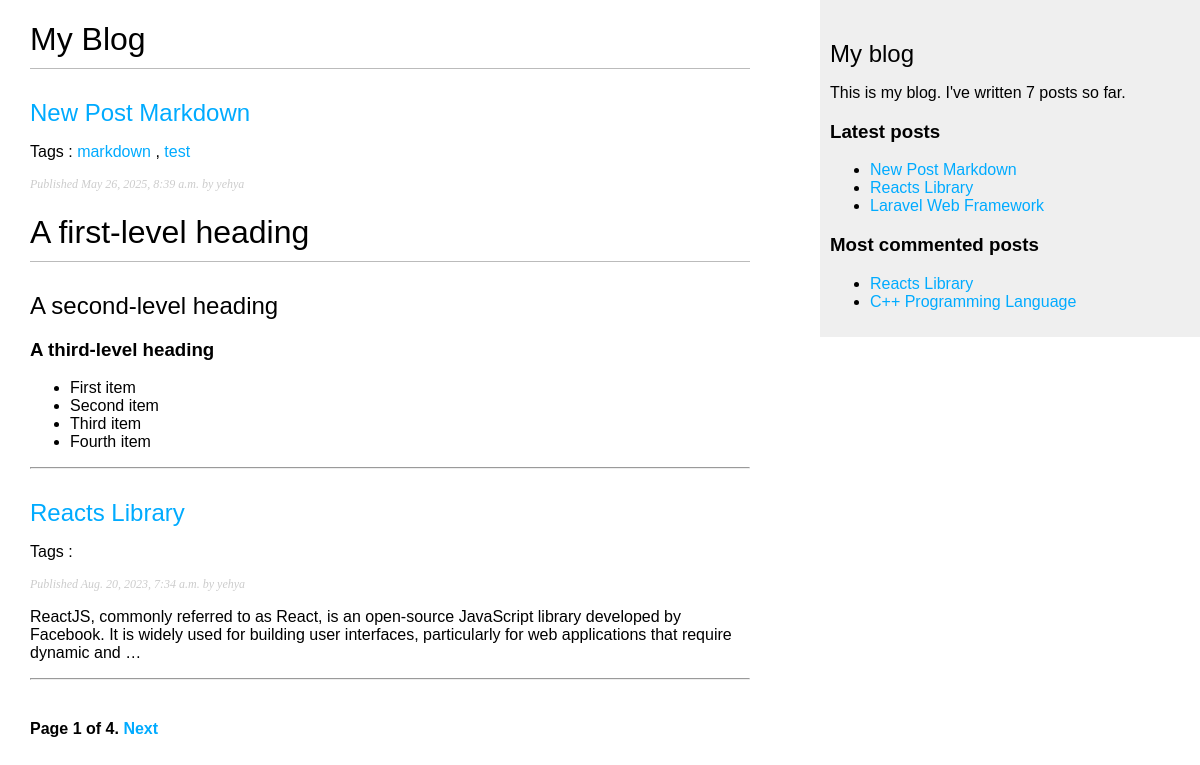
Screenshot of /blog/ with the database file from the repository.
### blog/models.py (models this page shows, shortened)
class Post(models.Model):
    class Status(models.TextChoices):
        DRAFT = 'DF', 'Draft'
        PUBLISHED = 'PB', 'Published'
    title = models.CharField(max_length=250)
    slug = models.SlugField(max_length=250, unique_for_date='publish')
    author = models.ForeignKey(User, on_delete=models.CASCADE, related_name='blog_posts')
    body = models.TextField()
    publish = models.DateTimeField(default=timezone.now)
    created = models.DateTimeField(auto_now_add=True)
    updated = models.DateTimeField(auto_now=True)
    status = models.CharField(max_length=2, choices=Status.choices, default=Status.DRAFT)
    tags = TaggableManager()
    class Meta:
        ordering = ['-publish']
        indexes = [
            models.Index(fields=['-publish']),
        ]
    def get_absolute_url(self):
        return reverse("blog:post_detail", args=[
            self.publish.year,
            self.publish.month,
            self.publish.day,
            self.slug,
        ])

### blog/views.py (the view)
# urls.py: path('', views.post_list, name='post_list'),
def post_list(request, tag_slug=None):
    post_list = Post.objects.all()
    tag = None
    if tag_slug:
        tag = get_object_or_404(Tag, slug=tag_slug)
        post_list = post_list.filter(tags__in=[tag])
    paginator = Paginator(post_list, 2)
    page_number = request.GET.get('page', 1)
    try:
        posts = paginator.page(page_number)
    except PageNotAnInteger:
        posts = paginator.page(1)
    except EmptyPage:
        posts = paginator.page(paginator.num_pages)
    return render(request, 'blog/post/list.html', {'posts': posts, 'tag':tag})

### blog/templatetags/blog_tags.py (called while the page is built)
@register.simple_tag
def total_posts():
    return Post.objects.count()

@register.inclusion_tag('blog/post/latest_posts.html')
def show_latest_posts(count=5):
    latest_posts = Post.objects.order_by('-publish')[:count]
    return {'latest_posts': latest_posts}

@register.simple_tag
def get_most_commented_posts(count=5):
    return Post.objects.annotate(total_comments=Count('comments')).order_by('-total_comments')[:count]

@register.filter(name='markdown')
def markdown_format(text):
    return mark_safe(markdown.markdown(text))

### blog/templates/blog/post/list.html (shortened to what this page needs)
{% extends "blog/base.html" %}
{% load blog_tags %}
{% block content %}
    <h1>My Blog</h1>
    {% for post in posts %}
        <h2>
        <a href="{{post.get_absolute_url}}">
        {{ post.title }}
        </a>
        </h2>
        <p class="tags">
            Tags :
            {% for tag in post.tags.all %}
                <a href="{%url 'blog:post_list_by_tag' tag.slug %}">{{ tag.name }}</a>
                {% if not forloop.last %} , {%endif%}
            {% endfor %}
        </p>
        <p class="date">
        Published {{ post.publish }} by {{ post.author }}
        </p>
        {{ post.body|markdown|truncatewords:30 }}
        <hr />
    {% endfor %}
    {% include "pagination.html" with page=posts %}
{% endblock content %}

### blog/templates/blog/base.html (shortened to what this page needs)
{% load static %}
{% load blog_tags %}
<!DOCTYPE html>
<html>
    <head>
        <link href="{% static "css/blog.css" %}" rel="stylesheet">
    </head>
    <body>
        <div id="content">
            {% block content %}
            {% endblock %}
        </div>
        <div id="sidebar">
            <h2>My blog</h2>
            <p>
                This is my blog.
                I've written {% total_posts %} posts so far.
            </p>
            <h3>Latest posts</h3>
            {% show_latest_posts 3 %}
            <h3>Most commented posts</h3>
            {% get_most_commented_posts 2 as most_commented_posts %}
            <ul>
                {% for post in most_commented_posts %}
                    <li>
                        <a href="{{ post.get_absolute_url }}">{{ post.title }}</a>
                    </li>
                {% endfor %}
            </ul>
        </div>
    </body>
</html>

### blog/templates/blog/post/latest_posts.html
<ul>
    {% for post in latest_posts %}
        <li>
            <a href="{{ post.get_absolute_url }}">{{ post.title }}</a>
        </li>
    {% endfor %}
</ul>

### blog/static/css/blog.css (style rules this page uses)
body { margin:0; padding:0; font-family:helvetica, sans-serif; }
a { color:#00abff; text-decoration:none; }
h1 { font-weight:normal; border-bottom:1px solid #bbb; padding:0 0 10px 0; }
h2 { font-weight:normal; margin:30px 0 0; }
#content { float:left; width:60%; padding:0 0 0 30px; }
#sidebar { float:right; width:30%; padding:10px; background:#efefef; height:100%; }
p.date { color:#ccc; font-family: georgia, serif; font-size: 12px; font-style: italic; }

### rows the page displays
Post: title "New Post Markdown", publish "May 26, 2025, 8:39 a.m.", author "yehya", body "A first-level heading A second-level heading A third-level heading First item Second item Third item Fourth item"
Tag: name "markdown"
Tag: name "test"
Post: title "Reacts Library", publish "Aug. 20, 2023, 7:34 a.m.", author "yehya", body "ReactJS, commonly referred to as React, is an open-source JavaScript library developed by Facebook. It is widely used for building user interfaces, particularly for web applications that require dynamic and …"
Post: title "Laravel Web Framework"
Post: title "C++ Programming Language"

### other values shown
{{ page.number }} "1"
{{ page.paginator.num_pages }} "4"
